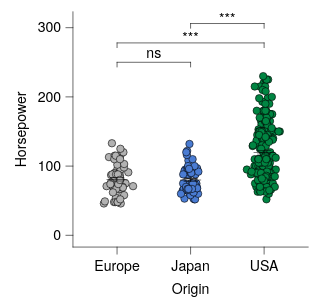

Write a Vega-Lite specification for this figure.
### Vega-Lite specification from a JSON file in a GitHub repository (floating-point values rounded to 4 significant figures; data arrays with more than 128 entries replaced by an {"elided": "..."} marker saying what was removed)
{"background": null, "config": {"arc": {"fill": "#DBDBDB", "fillOpacity": 1.0, "innerRadius": 25.0, "padAngle": 0.03, "stroke": "black", "strokeOpacity": 1, "strokeWidth": 0.25}, "area": {"fill": "#DBDBDB", "fillOpacity": 1.0, "stroke": "black", "strokeOpacity": 1, "strokeWidth": 0.25}, "axis": {"domain": true, "domainCap": "round", "domainColor": "black", "domainWidth": 0.25, "grid": false, "gridCap": "round", "gridColor": "#F1F1F1", "gridDash": [0, 0], "gridOpacity": 1.0, "gridWidth": 0.25, "labelColor": "black", "labelFont": "Helvetica Neue, HelveticaNeue, Helvetica, Arial, sans-serif", "labelFontSize": 6, "labelFontStyle": "normal", "labelFontWeight": 400, "offset": 0, "ticks": true, "tickCap": "round", "tickColor": "black", "tickRound": false, "tickSize": 3, "tickWidth": 0.25, "titleColor": "black", "titleFont": "Helvetica Neue, HelveticaNeue, Helvetica, Arial, sans-serif", "titleFontSize": 6, "titleFontStyle": "normal", "titleFontWeight": 400}, "axisX": {"domain": true, "labelAlign": "center", "labelAngle": 0, "labels": true, "ticks": true, "translate": 0}, "axisY": {"domain": true, "labelAlign": "right", "labelAngle": 0, "labels": true, "ticks": true, "translate": 0}, "axisRight": {"domain": true, "labelAlign": "left", "labelAngle": 0, "labels": true, "ticks": true, "translate": 0}, "axisTop": {"domain": true, "labelAlign": "center", "labelAngle": 0, "labels": true, "ticks": true, "translate": 0}, "axisBand": {"tickOffset": 0}, "bar": {"fill": "#DBDBDB", "fillOpacity": 1.0, "stroke": "black", "strokeOpacity": 1, "strokeWidth": 0.25}, "boxplot": {"size": 9.0, "ticks": {"cornerRadius": 0.25, "fill": "black", "opacity": 1, "size": 4.5, "thickness": 0.25}, "box": {"fillOpacity": 1.0, "stroke": "black", "strokeOpacity": 1, "strokeWidth": 0.25}, "median": {"cornerRadius": 0, "fill": "black", "fillOpacity": 1.0, "opacity": 1, "size": 9.0, "thickness": 0.25}, "rule": {"fill": "black", "fillOpacity": 1.0, "size": 10.0, "stroke": "black", "strokeDash": [0, 0], "strokeOpacity": 1, "strokeWidth": 0.25}, "outliers": {"color": "black", "fill": "black", "fillOpacity": 1.0, "size": 0, "stroke": "black", "strokeOpacity": 1, "strokeWidth": 0.25}}, "circle": {"fill": "black", "fillOpacity": 1.0, "size": 1.25, "stroke": null, "strokeOpacity": 1, "strokeWidth": 0.25}, "errorband": {"band": {"fillOpacity": 0.6, "stroke": null, "strokeWidth": 0.25, "strokeOpacity": 1}, "borders": {"opacity": 0, "strokeOpacity": 1, "strokeWidth": 0.25}}, "errorbar": {"opacity": 1, "rule": {"strokeDash": [0, 0], "strokeWidth": 0.25}, "ticks": {"color": "black", "cornerRadius": 0.125, "opacity": 1, "size": 6.0, "thickness": 0.25}, "thickness": 0.25}, "font": "Helvetica Neue, HelveticaNeue, Helvetica, Arial, sans-serif", "geoshape": {"fill": "#DBDBDB", "fillOpacity": 1.0, "stroke": "black", "strokeOpacity": 1, "strokeWidth": 0.25}, "header": {"labelColor": "black", "labelFont": "Helvetica Neue, HelveticaNeue, Helvetica, Arial, sans-serif", "labelFontSize": 6, "labelFontStyle": "normal", "labelFontWeight": 400, "titleColor": "black", "titleFont": "Helvetica Neue, HelveticaNeue, Helvetica, Arial, sans-serif", "titleFontSize": 6, "titleFontStyle": "normal", "titleFontWeight": 400, "titlePadding": 0}, "legend": {"disable": false, "offset": 4.5, "titlePadding": 4, "labelOffset": 2, "gradientLabelOffset": 2, "columnPadding": 4, "rowPadding": 2, "gradientLength": 50.0, "gradientThickness": 5.0, "gradientOpacity": 1.0, "gradientStrokeColor": "black", "gradientStrokeWidth": 0.25, "labelColor": "black", "labelFont": "Helvetica Neue, HelveticaNeue, Helvetica, Arial, sans-serif", "labelFontSize": 6, "labelFontStyle": "normal", "labelFontWeight": 400, "strokeColor": "black", "strokeWidth": 0, "symbolSize": 36, "symbolStrokeColor": "black", "symbolStrokeWidth": 0.25, "titleColor": "black", "titleFont": "Helvetica Neue, HelveticaNeue, Helvetica, Arial, sans-serif", "titleFontSize": 6, "titleFontStyle": "normal", "titleFontWeight": 400}, "line": {"color": "black", "stroke": "black", "strokeCap": "butt", "strokeDash": [0, 0], "strokeOpacity": 1, "strokeWidth": 0.5}, "point": {"filled": true, "fill": "#DBDBDB", "fillOpacity": 1.0, "size": 5.0, "stroke": "black", "strokeOpacity": 1, "strokeWidth": 0.25}, "range": {"category": ["#B2B2B2", "#4A7CD3", "#008542", "#664CAF", "#509F98", "#636363", "#284F93", "#005226", "#382864", "#285753"], "diverging": {"scheme": ["#443E60", "#5F597E", "#7C759B", "#9994B6", "#B7B4CC", "#D6D5DC", "#F6F6F6", "#D1DAD9", "#A4C2BF", "#7AA9A4", "#578E89", "#37736E", "#1B5954"]}, "heatmap": {"scheme": ["#440154", "#472270", "#433E82", "#38598C", "#2C728E", "#238A8D", "#24A086", "#39B578", "#5DC862", "#96D646", "#CAE02D", "#FDE724"]}, "ordinal": {"scheme": ["#F1F1F1", "#DBDBDB", "#C6C6C6", "#B2B2B2", "#9D9D9D", "#898989", "#767676", "#636363", "#515151", "#404040", "#2F2F2F", "#1F1F1F"]}, "ramp": {"scheme": ["#440154", "#472270", "#433E82", "#38598C", "#2C728E", "#238A8D", "#24A086", "#39B578", "#5DC862", "#96D646", "#CAE02D", "#FDE724"]}}, "rule": {"color": "black", "stroke": "black", "strokeCap": "round", "strokeDash": [2, 2], "strokeOpacity": 1, "strokeWidth": 0.25}, "scale": {"barBandPaddingInner": 0.1, "rectBandPaddingInner": 0, "tickBandPaddingInner": 0.1, "bandPaddingOuter": 0.1, "bandWithNestedOffsetPaddingInner": 0.2, "bandWithNestedOffsetPaddingOuter": 0.2, "offsetBandPaddingInner": 0, "offsetBandPaddingOuter": 0, "continuousPadding": 5.0, "round": false}, "rect": {"fill": "#DBDBDB", "fillOpacity": 1.0, "stroke": "black", "strokeOpacity": 1, "strokeWidth": 0.25}, "square": {"fill": "#DBDBDB", "fillOpacity": 1.0, "size": 10.0, "stroke": "black", "strokeOpacity": 1, "strokeWidth": 0.25}, "text": {"color": "black", "font": "Helvetica Neue, HelveticaNeue, Helvetica, Arial, sans-serif", "fontSize": 6, "fontStyle": "normal", "fontWeight": 400}, "tick": {"color": "black", "cornerRadius": 0.125, "opacity": 1.0, "size": 9.0, "thickness": 0.25}, "title": {"anchor": "middle", "frame": "group", "color": "black", "font": "Helvetica Neue, HelveticaNeue, Helvetica, Arial, sans-serif", "fontSize": 6, "fontStyle": "normal", "fontWeight": 400, "subtitleColor": "black", "subtitleFont": "Helvetica Neue, HelveticaNeue, Helvetica, Arial, sans-serif", "subtitleFontSize": 6, "subtitleFontStyle": "normal", "subtitleFontWeight": 400}, "trail": {"color": "black", "opacity": 1, "size": 0.5}, "view": {"continuousWidth": 100, "continuousHeight": 100, "discreteWidth": 100, "discreteHeight": 100, "fill": null, "stroke": null, "strokeWidth": 0.25}}, "layer": [{"data": {"name": "data-53eecb024a78fdc2be808dcfdc3af7a2"}, "mark": {"type": "circle", "opacity": 1.0, "size": 10.0, "stroke": "black", "strokeOpacity": 1, "strokeWidth": 0.25}, "encoding": {"color": {"field": "Origin", "legend": null, "scale": {"domain": ["Europe", "Japan", "USA"]}, "sort": ["Europe", "Japan", "USA"], "title": null, "type": "nominal"}, "x": {"axis": {}, "field": "Origin", "scale": {"domain": ["Europe", "Japan", "USA"]}, "sort": ["Europe", "Japan", "USA"], "title": "Origin", "type": "nominal"}, "xOffset": {"field": "jitter_x", "scale": {"domain": [-7.33, 7.33], "range": [5.17, 19.83]}, "type": "quantitative"}, "y": {"field": "Horsepower", "title": "Horsepower", "type": "quantitative", "scale": {"nice": false}}}}, {"data": {"name": "data-6c4882663eaca411296217af4f5e04f9"}, "mark": {"type": "errorbar"}, "encoding": {"x": {"axis": {}, "field": "Origin", "scale": {"domain": ["Europe", "Japan", "USA"]}, "sort": ["Europe", "Japan", "USA"], "title": "Origin", "type": "nominal"}, "y": {"field": "__mean", "title": "Horsepower", "type": "quantitative", "scale": {"nice": false}}, "yError": {"field": "__error"}}}, {"data": {"name": "data-6c4882663eaca411296217af4f5e04f9"}, "mark": {"type": "tick"}, "encoding": {"x": {"axis": {}, "field": "Origin", "scale": {"domain": ["Europe", "Japan", "USA"]}, "sort": ["Europe", "Japan", "USA"], "title": "Origin", "type": "nominal"}, "y": {"field": "__mean", "title": "Horsepower", "type": "quantitative", "scale": {"nice": false}}}}, {"layer": [{"layer": [{"data": {"values": [{"x": "Europe", "x2": "Japan", "y": 250.0, "__dysonsphere__": 1}]}, "mark": {"type": "rule", "strokeCap": "round", "strokeDash": [0, 0], "strokeWidth": 0.25}, "encoding": {"x": {"value": 18.75}, "x2": {"value": 50.0}, "y": {"field": "y", "type": "quantitative", "scale": {"nice": false}}}}, {"data": {"values": [{"x": "Europe", "y": 250.0, "y2": 250.0, "__dysonsphere__": 1}]}, "mark": {"type": "rule", "strokeCap": "round", "strokeDash": [0, 0], "strokeWidth": 0.25, "y2Offset": 2.0}, "encoding": {"x": {"value": 18.75}, "y": {"field": "y", "type": "quantitative", "scale": {"nice": false}}, "y2": {"field": "y2"}}}, {"data": {"values": [{"x": "Japan", "y": 250.0, "y2": 250.0, "__dysonsphere__": 1}]}, "mark": {"type": "rule", "strokeCap": "round", "strokeDash": [0, 0], "strokeWidth": 0.25, "y2Offset": 2.0}, "encoding": {"x": {"value": 50.0}, "y": {"field": "y", "type": "quantitative", "scale": {"nice": false}}, "y2": {"field": "y2"}}}, {"data": {"values": [{"y": 250.0, "label": "ns", "__dysonsphere__": 1}]}, "mark": {"type": "text", "align": "center", "dy": -4.0, "fontSize": 6}, "encoding": {"text": {"field": "label", "type": "nominal"}, "x": {"value": 34.38}, "y": {"field": "y", "type": "quantitative", "scale": {"nice": false}}}}]}, {"layer": [{"data": {"values": [{"x": "Europe", "x2": "USA", "y": 278.0, "__dysonsphere__": 1}]}, "mark": {"type": "rule", "strokeCap": "round", "strokeDash": [0, 0], "strokeWidth": 0.25}, "encoding": {"x": {"value": 18.75}, "x2": {"value": 81.25}, "y": {"field": "y", "type": "quantitative", "scale": {"nice": false}}}}, {"data": {"values": [{"x": "Europe", "y": 278.0, "y2": 278.0, "__dysonsphere__": 1}]}, "mark": {"type": "rule", "strokeCap": "round", "strokeDash": [0, 0], "strokeWidth": 0.25, "y2Offset": 2.0}, "encoding": {"x": {"value": 18.75}, "y": {"field": "y", "type": "quantitative", "scale": {"nice": false}}, "y2": {"field": "y2"}}}, {"data": {"values": [{"x": "USA", "y": 278.0, "y2": 278.0, "__dysonsphere__": 1}]}, "mark": {"type": "rule", "strokeCap": "round", "strokeDash": [0, 0], "strokeWidth": 0.25, "y2Offset": 2.0}, "encoding": {"x": {"value": 81.25}, "y": {"field": "y", "type": "quantitative", "scale": {"nice": false}}, "y2": {"field": "y2"}}}, {"data": {"values": [{"y": 278.0, "label": "***", "__dysonsphere__": 1}]}, "mark": {"type": "text", "align": "center", "dy": -2.0, "fontSize": 6}, "encoding": {"text": {"field": "label", "type": "nominal"}, "x": {"value": 50.0}, "y": {"field": "y", "type": "quantitative", "scale": {"nice": false}}}}]}, {"layer": [{"data": {"values": [{"x": "Japan", "x2": "USA", "y": 306.0, "__dysonsphere__": 1}]}, "mark": {"type": "rule", "strokeCap": "round", "strokeDash": [0, 0], "strokeWidth": 0.25}, "encoding": {"x": {"value": 50.0}, "x2": {"value": 81.25}, "y": {"field": "y", "type": "quantitative", "scale": {"nice": false}}}}, {"data": {"values": [{"x": "Japan", "y": 306.0, "y2": 306.0, "__dysonsphere__": 1}]}, "mark": {"type": "rule", "strokeCap": "round", "strokeDash": [0, 0], "strokeWidth": 0.25, "y2Offset": 2.0}, "encoding": {"x": {"value": 50.0}, "y": {"field": "y", "type": "quantitative", "scale": {"nice": false}}, "y2": {"field": "y2"}}}, {"data": {"values": [{"x": "USA", "y": 306.0, "y2": 306.0, "__dysonsphere__": 1}]}, "mark": {"type": "rule", "strokeCap": "round", "strokeDash": [0, 0], "strokeWidth": 0.25, "y2Offset": 2.0}, "encoding": {"x": {"value": 81.25}, "y": {"field": "y", "type": "quantitative", "scale": {"nice": false}}, "y2": {"field": "y2"}}}, {"data": {"values": [{"y": 306.0, "label": "***", "__dysonsphere__": 1}]}, "mark": {"type": "text", "align": "center", "dy": -2.0, "fontSize": 6}, "encoding": {"text": {"field": "label", "type": "nominal"}, "x": {"value": 65.62}, "y": {"field": "y", "type": "quantitative", "scale": {"nice": false}}}}]}], "name": "__dysonsphere_449ca61caacbe53b_33"}], "$schema": "https://vega.github.io/schema/vega-lite/v6.4.1.json", "datasets": {"data-53eecb024a78fdc2be808dcfdc3af7a2": {"elided": "400 records"}, "data-6c4882663eaca411296217af4f5e04f9": [{"Origin": "USA", "__mean": 119.9, "__error": 2.529, "__dysonsphere__": 1}, {"Origin": "Europe", "__mean": 81.0, "__error": 2.47, "__dysonsphere__": 1}, {"Origin": "Japan", "__mean": 79.84, "__error": 2.005, "__dysonsphere__": 1}]}}
